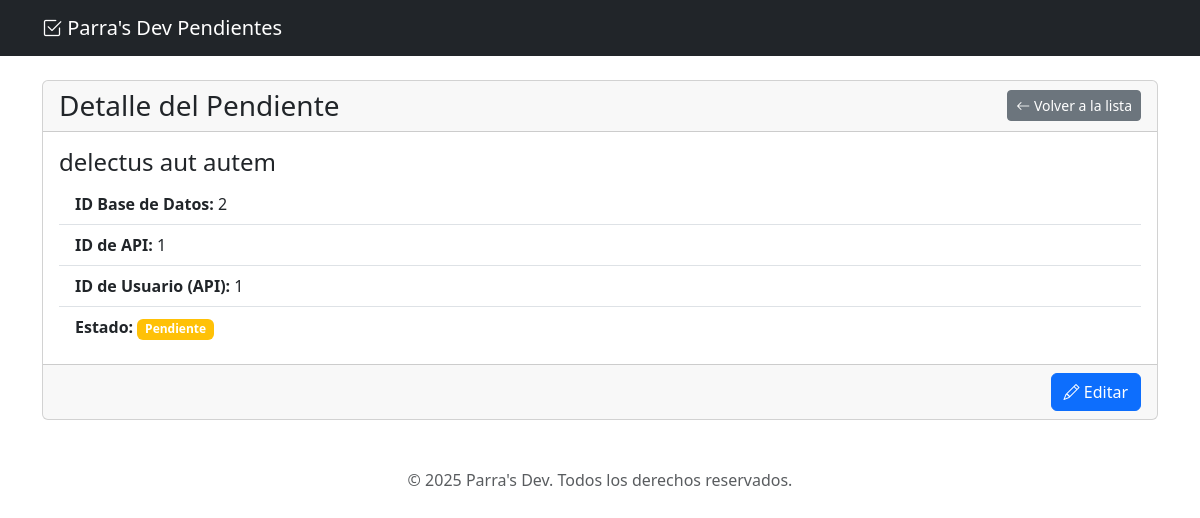
The page /todos/todo/2/ on the database its author committed.
### pendientes/models.py (models this page shows, shortened)
class Todo(models.Model):
    user_id = models.IntegerField(
        verbose_name="ID de Usuario (API)",
        help_text="El ID del usuario propietario del pendiente según la API."
    )
    api_id = models.IntegerField(
        verbose_name="ID del Pendiente (API)",
        unique=True,
        help_text="El ID único del pendiente proveniente de la API."
    )
    title = models.CharField(
        max_length=255,
        verbose_name="Título",
        help_text="El título o descripción del pendiente."
    )
    completed = models.BooleanField(
        default=False,
        verbose_name="Completado",
        help_text="Indica si el pendiente ha sido completado."
    )
    class Meta:
        ordering = ['api_id']
        verbose_name = "Pendiente"
        verbose_name_plural = "Pendientes"

### pendientes/views.py (the view)
# urls.py: path('todo/<int:pk>/', views.TodoDetailView.as_view(), name='todo-detail'),
class TodoDetailView(DetailView):
    model = Todo
    template_name = 'pendientes/todo_detail.html'

### pendientes/templates/pendientes/todo_detail.html (shortened to what this page needs)
{% extends 'pendientes/base.html' %}
{% block content %}
<div class="card">
    <div class="card-header d-flex justify-content-between align-items-center">
        <h3 class="mb-0">Detalle del Pendiente</h3>
        <a href="{% url 'todo-list' %}" class="btn btn-secondary btn-sm">
            <i class="bi bi-arrow-left"></i> Volver a la lista
        </a>
    </div>
    <div class="card-body">
        <h4 class="card-title">{{ object.title }}</h4>
        <ul class="list-group list-group-flush">
            <li class="list-group-item"><strong>ID Base de Datos:</strong> {{ object.id }}</li>
            <li class="list-group-item"><strong>ID de API:</strong> {{ object.api_id }}</li>
            <li class="list-group-item"><strong>ID de Usuario (API):</strong> {{ object.user_id }}</li>
            <li class="list-group-item">
                <strong>Estado:</strong>
                {% if object.completed %}
                    <span class="badge bg-success">Completado</span>
                {% else %}
                    <span class="badge bg-warning">Pendiente</span>
                {% endif %}
            </li>
        </ul>
    </div>
    <div class="card-footer text-end">
        <a href="{% url 'todo-update' object.pk %}" class="btn btn-primary">
            <i class="bi bi-pencil"></i> Editar
        </a>
    </div>
</div>
{% endblock %}

### rows shown on the page
Todo: title "delectus aut autem", id "2", api_id "1", user_id "1"
